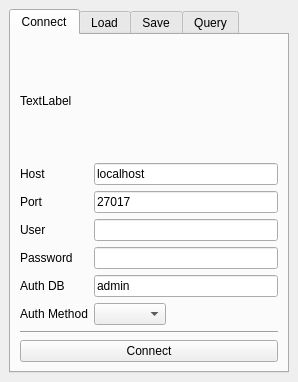
<?xml version="1.0" encoding="UTF-8"?>
<ui version="4.0">
 <class>mongolizer_layerDockWidgetBase</class>
 <widget class="QDockWidget" name="mongolizer_layerDockWidgetBase">
  <property name="geometry">
   <rect>
    <x>0</x>
    <y>0</y>
    <width>298</width>
    <height>382</height>
   </rect>
  </property>
  <property name="windowTitle">
   <string>MongoDB-Manager</string>
  </property>
  <widget class="QWidget" name="dockWidgetContents">
   <layout class="QHBoxLayout" name="horizontalLayout">
    <item>
     <widget class="QTabWidget" name="tabWidget">
      <property name="currentIndex">
       <number>0</number>
      </property>
      <widget class="QWidget" name="tab_6">
       <attribute name="title">
        <string>Connect</string>
       </attribute>
       <layout class="QVBoxLayout" name="verticalLayout_2">
        <item>
         <widget class="QLabel" name="connection_info_label">
          <property name="text">
           <string>TextLabel</string>
          </property>
         </widget>
        </item>
        <item>
         <layout class="QFormLayout" name="formLayout">
          <item row="0" column="0">
           <widget class="QLabel" name="label_13">
            <property name="text">
             <string>Host</string>
            </property>
           </widget>
          </item>
          <item row="0" column="1">
           <widget class="QLineEdit" name="input_host">
            <property name="text">
             <string>localhost</string>
            </property>
           </widget>
          </item>
          <item row="1" column="0">
           <widget class="QLabel" name="label_5">
            <property name="text">
             <string>Port</string>
            </property>
           </widget>
          </item>
          <item row="1" column="1">
           <widget class="QLineEdit" name="input_port">
            <property name="text">
             <string>27017</string>
            </property>
           </widget>
          </item>
          <item row="2" column="0">
           <widget class="QLabel" name="label_6">
            <property name="text">
             <string>User</string>
            </property>
           </widget>
          </item>
          <item row="2" column="1">
           <widget class="QLineEdit" name="input_user"/>
          </item>
          <item row="3" column="0">
           <widget class="QLabel" name="label_9">
            <property name="text">
             <string>Password</string>
            </property>
           </widget>
          </item>
          <item row="3" column="1">
           <widget class="QLineEdit" name="input_password"/>
          </item>
          <item row="4" column="0">
           <widget class="QLabel" name="label_10">
            <property name="text">
             <string>Auth DB</string>
            </property>
           </widget>
          </item>
          <item row="4" column="1">
           <widget class="QLineEdit" name="input_auth_db">
            <property name="text">
             <string>admin</string>
            </property>
           </widget>
          </item>
          <item row="5" column="0">
           <widget class="QLabel" name="label_11">
            <property name="text">
             <string>Auth Method</string>
            </property>
           </widget>
          </item>
          <item row="5" column="1">
           <widget class="QComboBox" name="input_auth_method">
            <property name="sizePolicy">
             <sizepolicy hsizetype="Maximum" vsizetype="Fixed">
              <horstretch>0</horstretch>
              <verstretch>0</verstretch>
             </sizepolicy>
            </property>
           </widget>
          </item>
         </layout>
        </item>
        <item>
         <widget class="Line" name="line_2">
          <property name="orientation">
           <enum>Qt::Horizontal</enum>
          </property>
         </widget>
        </item>
        <item>
         <widget class="QPushButton" name="input_connect">
          <property name="text">
           <string>Connect</string>
          </property>
         </widget>
        </item>
       </layout>
      </widget>
      <widget class="QWidget" name="tab_3">
       <attribute name="title">
        <string>Load</string>
       </attribute>
       <layout class="QVBoxLayout" name="verticalLayout">
        <item>
         <widget class="QLabel" name="load_info_label">
          <property name="text">
           <string>TextLabel</string>
          </property>
         </widget>
        </item>
        <item>
         <layout class="QFormLayout" name="formLayout_2">
          <item row="0" column="0">
           <widget class="QLabel" name="label">
            <property name="maximumSize">
             <size>
              <width>304</width>
              <height>16777215</height>
             </size>
            </property>
            <property name="text">
             <string>Database</string>
            </property>
           </widget>
          </item>
          <item row="0" column="1">
           <widget class="QComboBox" name="input_database_name">
            <property name="maximumSize">
             <size>
              <width>304</width>
              <height>16777215</height>
             </size>
            </property>
           </widget>
          </item>
          <item row="1" column="0">
           <widget class="QLabel" name="label_2">
            <property name="maximumSize">
             <size>
              <width>304</width>
              <height>16777215</height>
             </size>
            </property>
            <property name="text">
             <string>Collection</string>
            </property>
           </widget>
          </item>
          <item row="1" column="1">
           <widget class="QComboBox" name="input_select_collection">
            <property name="maximumSize">
             <size>
              <width>304</width>
              <height>16777215</height>
             </size>
            </property>
           </widget>
          </item>
          <item row="2" column="0">
           <widget class="QLabel" name="label_3">
            <property name="text">
             <string>Geomentry</string>
            </property>
           </widget>
          </item>
          <item row="2" column="1">
           <widget class="QLineEdit" name="input_geom_coll">
            <property name="text">
             <string extracomment="&quot;column&quot; name"/>
            </property>
            <property name="placeholderText">
             <string>&quot;column&quot; name</string>
            </property>
           </widget>
          </item>
          <item row="4" column="0">
           <widget class="QLabel" name="label_7">
            <property name="text">
             <string>SRID</string>
            </property>
           </widget>
          </item>
          <item row="4" column="1">
           <widget class="QLineEdit" name="input_srid">
            <property name="text">
             <string>4326</string>
            </property>
           </widget>
          </item>
          <item row="5" column="0">
           <widget class="QLabel" name="label_8">
            <property name="text">
             <string>limit</string>
            </property>
           </widget>
          </item>
          <item row="5" column="1">
           <widget class="QLineEdit" name="input_limit"/>
          </item>
         </layout>
        </item>
        <item>
         <widget class="QCheckBox" name="input_canvas_filter">
          <property name="enabled">
           <bool>false</bool>
          </property>
          <property name="text">
           <string>filter by map window</string>
          </property>
         </widget>
        </item>
        <item>
         <widget class="Line" name="line">
          <property name="orientation">
           <enum>Qt::Horizontal</enum>
          </property>
         </widget>
        </item>
        <item>
         <widget class="QPushButton" name="load_layer">
          <property name="enabled">
           <bool>false</bool>
          </property>
          <property name="maximumSize">
           <size>
            <width>304</width>
            <height>16777215</height>
           </size>
          </property>
          <property name="text">
           <string>Load</string>
          </property>
         </widget>
        </item>
        <item>
         <widget class="QProgressBar" name="progressBar">
          <property name="maximumSize">
           <size>
            <width>304</width>
            <height>16777215</height>
           </size>
          </property>
          <property name="value">
           <number>24</number>
          </property>
         </widget>
        </item>
       </layout>
      </widget>
      <widget class="QWidget" name="tab_5">
       <attribute name="title">
        <string>Save</string>
       </attribute>
       <layout class="QVBoxLayout" name="verticalLayout_2">
        <item>
         <widget class="QLabel" name="save_info_label">
          <property name="text">
           <string>TextLabel</string>
          </property>
         </widget>
        </item>
        <item>
         <layout class="QFormLayout" name="formLayout_3">
          <property name="horizontalSpacing">
           <number>-1</number>
          </property>
          <item row="0" column="0">
           <widget class="QLabel" name="label_4">
            <property name="text">
             <string>Database</string>
            </property>
           </widget>
          </item>
          <item row="0" column="1">
           <widget class="QComboBox" name="database_ComboBox"/>
          </item>
          <item row="1" column="0">
           <widget class="QLabel" name="label_5">
            <property name="text">
             <string>Collection</string>
            </property>
           </widget>
          </item>
          <item row="1" column="1">
           <widget class="QComboBox" name="collection_ComboBox"/>
          </item>
          <item row="2" column="0">
           <widget class="QLabel" name="label_6">
            <property name="text">
             <string>Geometry</string>
            </property>
           </widget>
          </item>
          <item row="2" column="1">
           <widget class="QLineEdit" name="geometry_LineEdit">
            <property name="placeholderText">
             <string>&quot;column&quot; name</string>
            </property>
           </widget>
          </item>
          <item row="3" column="0">
           <widget class="QLabel" name="label_9">
            <property name="text">
             <string>SRID</string>
            </property>
           </widget>
          </item>
          <item row="3" column="1">
           <widget class="QLineEdit" name="srid_LineEdit">
            <property name="text">
             <string>4326</string>
            </property>
           </widget>
          </item>
         </layout>
        </item>
        <item>
         <widget class="QCheckBox" name="save_features_checkbox">
          <property name="enabled">
           <bool>false</bool>
          </property>
          <property name="text">
           <string>save selected features</string>
          </property>
         </widget>
        </item>
        <item>
         <widget class="Line" name="line_2">
          <property name="orientation">
           <enum>Qt::Horizontal</enum>
          </property>
         </widget>
        </item>
        <item>
         <widget class="QPushButton" name="save_PushButton">
          <property name="text">
           <string>Save</string>
          </property>
         </widget>
        </item>
       </layout>
      </widget>
      <widget class="QWidget" name="tab_4">
       <attribute name="title">
        <string>Query</string>
       </attribute>
       <layout class="QVBoxLayout" name="verticalLayout_3">
        <item>
         <widget class="QLabel" name="query_info_label">
          <property name="text">
           <string>TextLabel</string>
          </property>
         </widget>
        </item>
        <item>
         <widget class="QPlainTextEdit" name="input_query">
          <property name="plainText">
           <string>{}</string>
          </property>
         </widget>
        </item>
        <item>
         <widget class="QPushButton" name="input_try_query">
          <property name="text">
           <string>Try</string>
          </property>
         </widget>
        </item>
       </layout>
      </widget>
     </widget>
    </item>
   </layout>
  </widget>
 </widget>
 <resources/>
 <connections/>
</ui>
